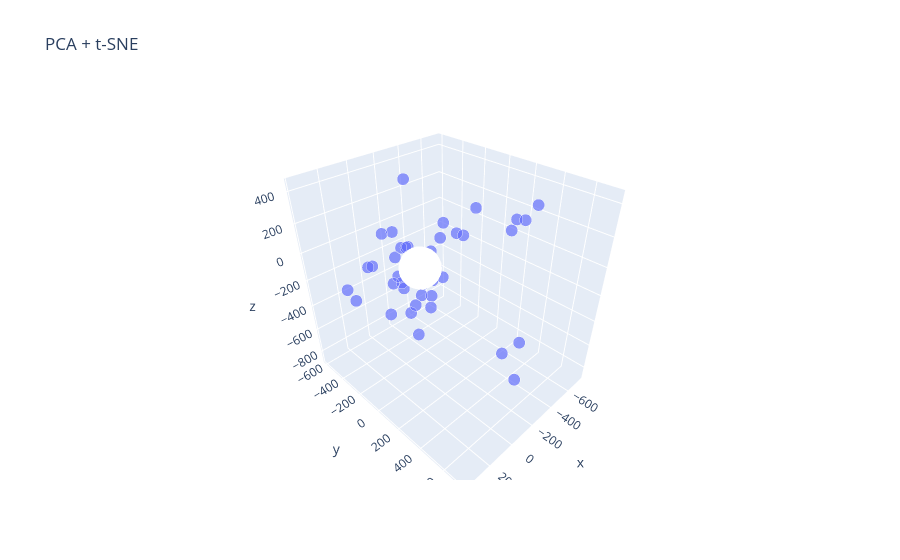

Here is the notebook cell this chart was saved with:
### Code cell
plot_3D(X_embedded_pca_tsne, title="PCA + t-SNE")

### Figure 1 — Plotly figure (JSON) as saved in the notebook; plotly's stock layout.template omitted (floating-point values rounded to 4 significant figures; data arrays with more than 128 entries replaced by an {"elided": "..."} marker saying what was removed)
{"data": [{"hovertemplate": "x=%{x}<br>y=%{y}<br>z=%{z}<br>size=%{marker.size}<extra></extra>", "legendgroup": "", "marker": {"color": "#636efa", "size": {"elided": "21000 int values"}, "sizemode": "area", "sizeref": 0.005, "symbol": "circle"}, "mode": "markers", "name": "", "scene": "scene", "showlegend": false, "type": "scatter3d", "x": {"elided": "21000 float values"}, "y": {"elided": "21000 float values"}, "z": {"elided": "21000 float values"}}], "layout": {"legend": {"itemsizing": "constant", "tracegroupgap": 0}, "scene": {"domain": {"x": [0, 1], "y": [0, 1]}, "xaxis": {"title": {"text": "x"}}, "yaxis": {"title": {"text": "y"}}, "zaxis": {"title": {"text": "z"}}}, "title": {"text": "PCA + t-SNE"}}}
